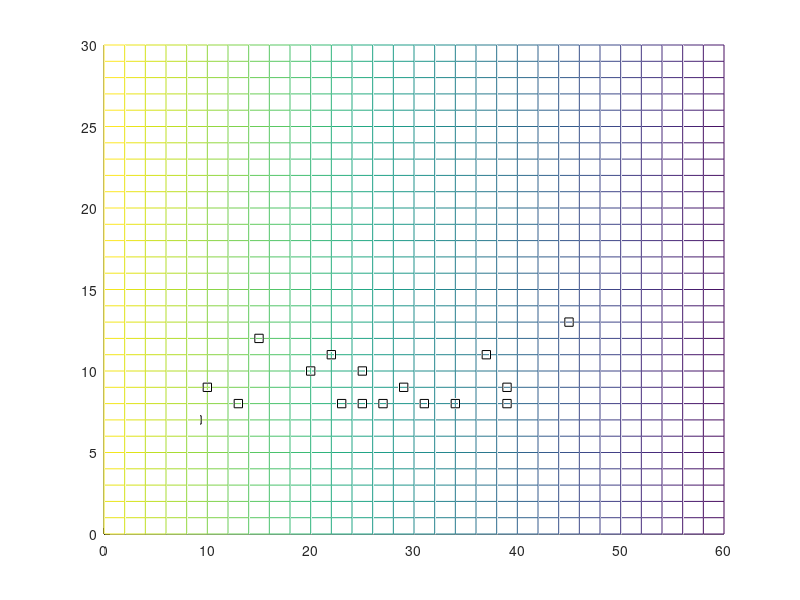

Here is the MATLAB script that generated this plot:
%% LINEAR REGRESSION (WITH LINEAR MODEL)
%%
%% Martin Helmich <martin.helmich@hs-osnabrueck.de>
%% University of Applied Sciences Osnabrück
%%
%% This work is licensed under the Creative Commons Attribution-ShareAlike 3.0
%% Unported License. To view a copy of this license, visit
%%
%%   http://creativecommons.org/licenses/by-sa/3.0/



% Load input file
inputData = dlmread('example_data/wbsa0220.dat');
fprintf('Read %d lines from input file.\n', size(inputData, 1));


% Perform linear regression
R        = inputData;
R(:,end) = ones();
t        = inputData(:,end);

a = (R'*R)\R' * t;

fprintf('Coefficients ');
disp(a');

fprintf('Using model: f(x,y) = %f * x + %f * y + %f \n', a(1), a(2), a(3));


% Coefficient of determination
tm = mean(t);
determination = norm(tm-(a(1)*inputData(:,1)+a(2)*inputData(:,2)+a(3)))^2 / norm(tm-t)^2;

fprintf('r^2 = %f \n', determination);


% Plot input data.
hold on;
plot3(inputData(:,1), inputData(:,2), inputData(:,3), 'ks');


% Plot regression plane.
[x, y] = meshgrid(0:2:60, 0:1:30);

mesh(x, y, a(1) .* x + a(2) .* y + a(3));
pause();
